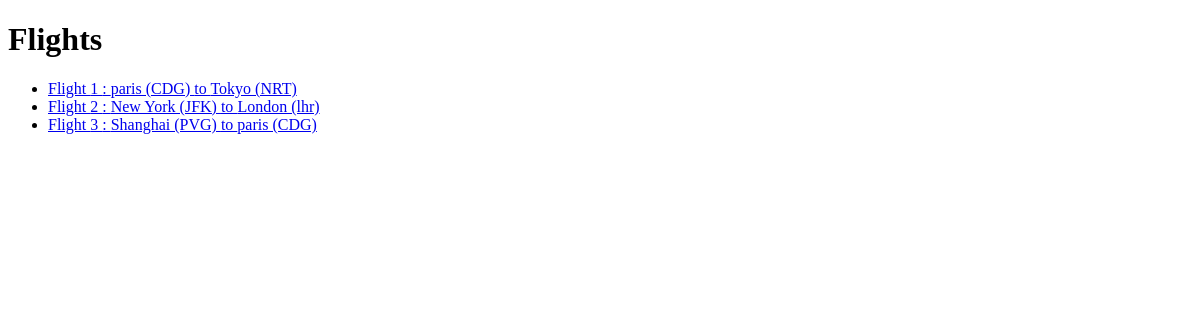
The page /flights/ on the database as committed earlier.
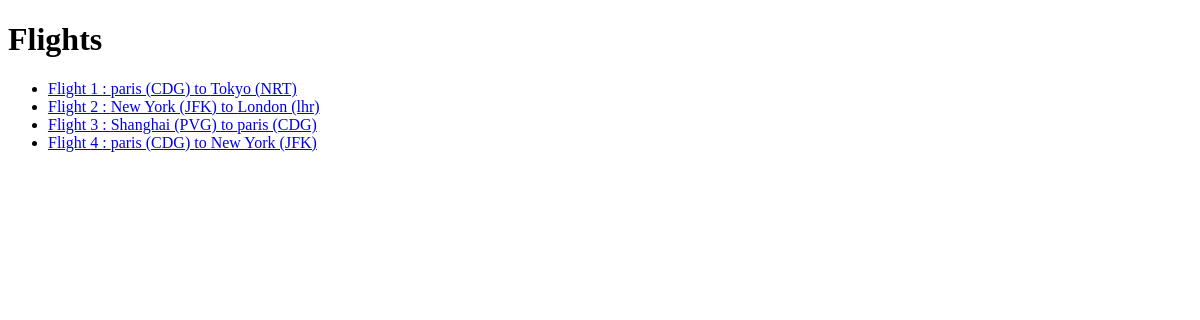
The same page on the database as committed later.
### flights/models.py (models this page shows, shortened)
class Flight(models.Model):
    origin = models.ForeignKey(Airport, on_delete=models.CASCADE, related_name = "departures")
    destination = models.ForeignKey(Airport, on_delete=models.CASCADE, related_name = "arrivals")
    duration = models.IntegerField()

class Airport(models.Model):
    code = models.CharField(max_length=3)
    city = models.CharField(max_length=64)
    def __str__(self):
        return f"{self.city } ({self.code})"

### flights/views.py (the view)
# urls.py: path("", views.index, name = "index"),
def index(request):
    return render(request, "flights/index.html",{
        "flights":Flight.objects.all()
    })

### flights/templates/flights/index.html
{% extends 'flights/layout.html' %}
{% block body %}
    <h1>Flights</h1>
     <ul>
        {% for flight in flights %}
            <li>
               <a href="{% url  "flights" flight.id %}">
                    Flight {{flight.id}} : {{flight.origin}} to {{flight.destination}}
                </a>
            </li>
        {% endfor %}
    </ul>
{% endblock %}

Rows that differ between the two databases and show on the page:
added Flight: id "4", origin "paris (CDG)", destination "New York (JFK)"
